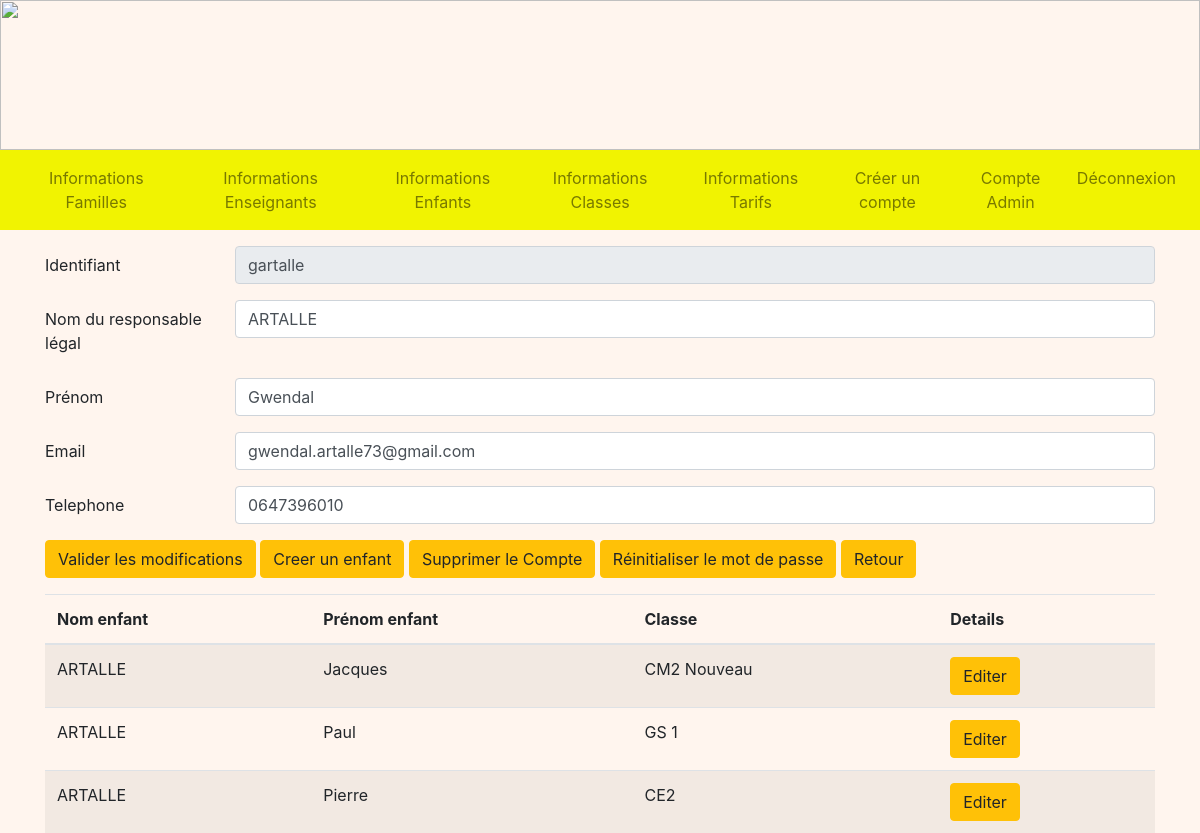
Page /detailsFamille/1 (signed in) on the earlier database version.
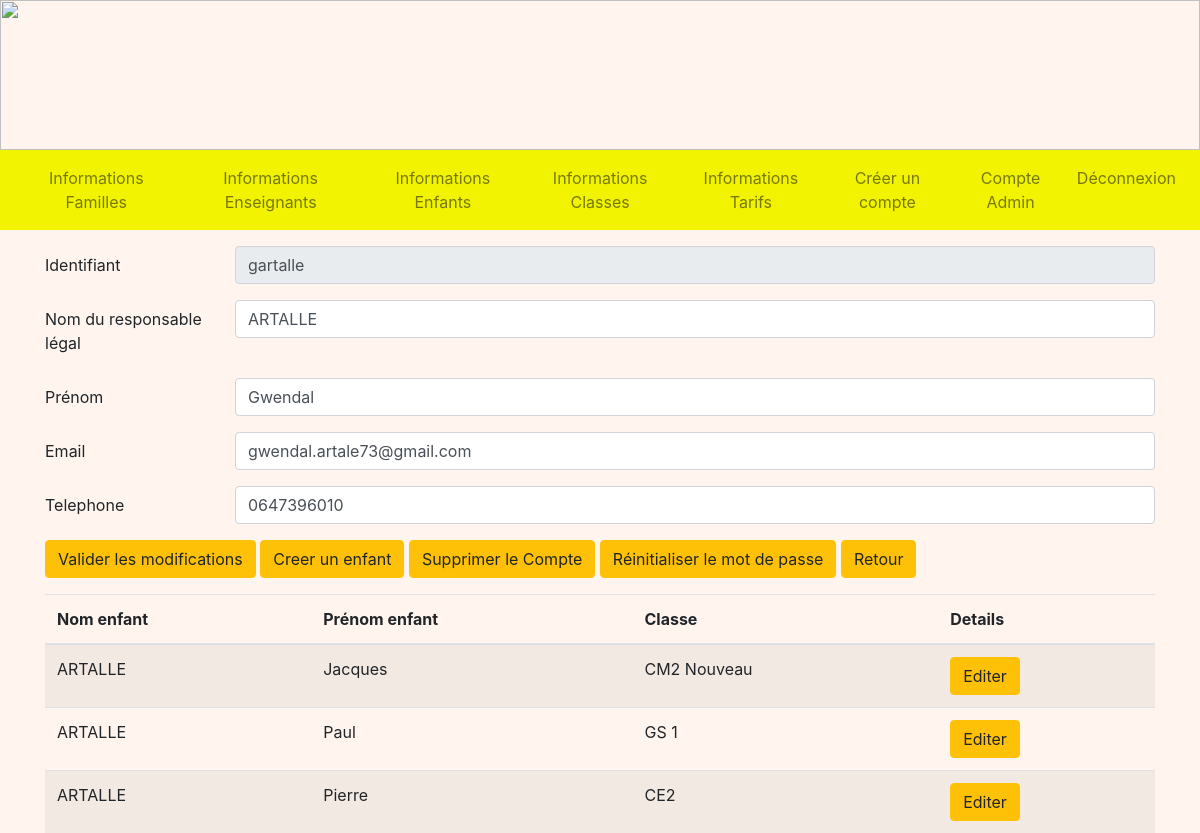
Same page on the later database version.
### tables this page shows
CREATE TABLE Representant (
  code_representant integer primary key autoincrement,
  nom_representant TEXT NOT NULL,
  prenom_representant TEXT NOT NULL,
  telephone TEXT,
  email TEXT,
  identifiant TEXT NOT NULL,
  FOREIGN KEY (identifiant) REFERENCES Compte(identifiant)
);

### admin.py (the view, shortened to what this page needs)
@app.route('/detailsFamille/<int:code_rep>', methods = ["POST", "GET"])
@login_required
def detailsFamille(code_rep):
    db = get_db()
    cur = db.cursor()
    user = cur.execute("SELECT type_compte FROM Compte WHERE identifiant = ?", (flask_login.current_user.name, )).fetchone()
    if user[0] == 'Admin':
        representant = cur.execute("SELECT R.*, C.mot_de_passe FROM Representant AS R INNER JOIN Compte AS C ON R.identifiant = C.identifiant WHERE R.code_representant = ?", (code_rep, )).fetchone()
        enfants = cur.execute("SELECT E.nom_enfant, E.prenom_enfant, C.nom_classe, E.code_enfant FROM Enfant AS E INNER JOIN Classe AS C ON E.code_classe = C.code_classe WHERE code_representant = ? ORDER BY E.nom_enfant, E.prenom_enfant" ,  (code_rep, )).fetchall()
        return render_template('A_detailsFamille.html', representant = representant, enfants = enfants)
    return redirect(url_for('acceuil'))

### main.py (called while the page is built)
@login_manager.user_loader
def load_user(user_id):
    db = get_db()
    cur = db.cursor()
    user = cur.execute('SELECT identifiant, mot_de_passe FROM Compte WHERE identifiant=?', (user_id, )).fetchone()
    return User(user[0], user[1])

def get_db():
    if 'db' not in g:
        g.db = sqlite3.connect(DATABASE)
    return g.db

@app.teardown_appcontext
def close_connection(exception):
    db = g.pop('db', None)
    if db is not None:
        db.close()

### templates/A_detailsFamille.html (shortened to what this page needs)
<!DOCTYPE html>
<html>
<head>
    <link rel="stylesheet" href="https://cdn.jsdelivr.net/npm/bootstrap@4.3.1/dist/css/bootstrap.min.css"
>
    <link rel="stylesheet" href="/static/css/main.css">
</head>
<body>
    {% extends "A_layout.html" %}
    {% block content %}
    <div class="container mt-3 mb-3">
        <form method="POST">
            <div class="row mb-3">
                <label for="id" class="col-sm-2 col-form-label">Identifiant</label>
                <div class="col-sm-10">
                    <input name="id" type="text" class="form-control" id="id" value="{{representant[(5)]}}" disabled>
                </div>
            </div>
            <div class="row mb-3">
                <label for="surname" class="col-sm-2 col-form-label">Nom du responsable légal</label>
                <div class="col-sm-10">
                    <input name="surname" type="name" class="form-control" id="surname" value="{{representant[1]}}"
                        required>
                </div>
            </div>
            <div class="row mb-3">
                <label for="name" class="col-sm-2 col-form-label">Prénom</label>
                <div class="col-sm-10">
                    <input name="name" type="name" class="form-control" id="name" value="{{representant[2]}}" required>
                </div>
            </div>
            <div class="row mb-3">
                <label for="mail" class="col-sm-2 col-form-label">Email</label>
                <div class="col-sm-10">
                    <input name="mail" type="email" class="form-control" id="mail" value="{{representant[4]}}">
                </div>
            </div>
            <div class="row mb-3">
                <label for="phone" class="col-sm-2 col-form-label">Telephone</label>
                <div class="col-sm-10">
                    <input name="phone" type="number" class="form-control" id="phone" value="{{representant[3]}}">
                </div>
            </div>
            <button type="submit" class="btn btn-warning">Valider les modifications</button>
            <a href="/ajouterEnfant/{{ representant[0] }}" class="btn btn-warning">Creer un enfant</a>
            <a href="/suppressionR/{{ representant[0] }}" class="btn btn-warning"
                onclick="if (confirm('Voulez-vous vraiment supprimer ce compte ?')) commentDelete(1); return false">Supprimer le Compte</a>
            <a href="/modifMDPR/{{ representant[0] }}" class="btn btn-warning"
                onclick=" if (confirm('Voulez-vous vraiment reinitialiser le mot de passe ?')) commentDelete(1); return false">Réinitialiser le mot de
                passe</a>
            <a href="/infosFamilles" class="btn btn-warning">Retour</a>
        </form>
    </div>
    {% if enfants%}
    <div class="container">
        <table class="table table-striped">
            <thead>
                <tr>
                    <th scope="col">Nom enfant</th>
                    <th scope="col">Prénom enfant</th>
                    <th scope="col">Classe</th>
                    <th scope="col">Details</th>
                </tr>
            </thead>
            <tbody>
                {% for enfant in enfants %}
                <tr>
                    <td>{{ enfant[0] }}</td>
                    <td>{{ enfant[1] }}</td>
                    <td>{{ enfant[2] }}</td>
                    <td>
                        <a href="/detailsEnfant/{{ enfant[3] }}" class="btn btn-warning">Editer</a>
                    </td>
                </tr>
                {% endfor %}
            </tbody>
        </table>
    </div>
    {% endif %}
    {% endblock %}

Differences in the rows shown:
changed Representant "gartalle": mail "gwendal.artalle73@gmail.com" → "gwendal.artale73@gmail.com"
